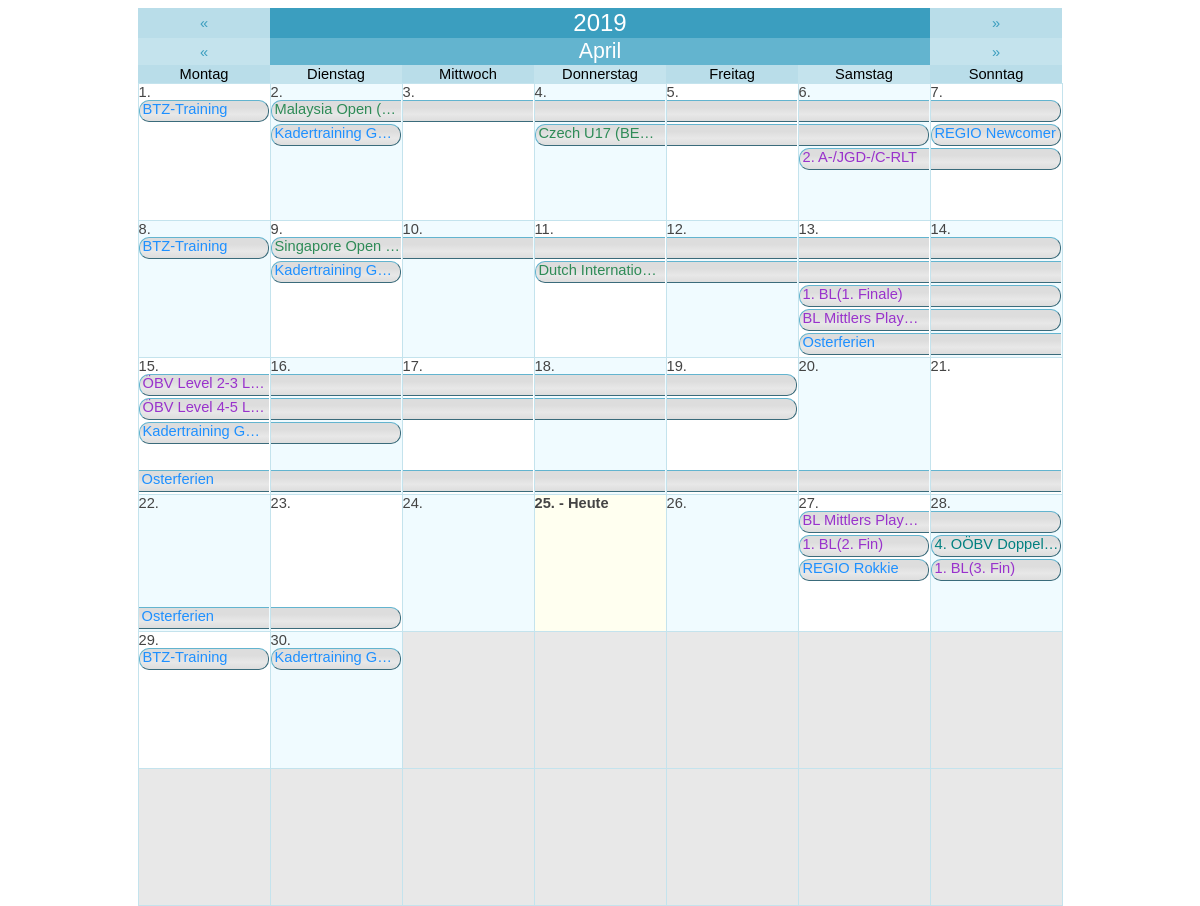
Screenshot of /graphic_calendar.php with the database file from the repository.
### tables this page shows
CREATE TABLE `agenda` (
  `id` int(11) NOT NULL AUTO_INCREMENT,
  `title` varchar(255) NOT NULL,
  `description` text NOT NULL,
  `date_begin` date NOT NULL,
  `date_end` date NOT NULL,
  `isTimespan` tinyint(1) NOT NULL,
  `location` varchar(255) NOT NULL,
  `time_start` time NOT NULL,
  `time_end` time NOT NULL,
  `category` varchar(20) NOT NULL,
  `participant` varchar(255) NOT NULL,
  `responsible` varchar(255) NOT NULL,
  `additional_info` text NOT NULL,
  PRIMARY KEY (`id`)
);

CREATE TABLE `zentralausschreibungen` (
  `id` int(11) NOT NULL AUTO_INCREMENT,
  `size` varchar(10) NOT NULL,
  `category` varchar(200) NOT NULL,
  `title_line1` varchar(255) NOT NULL,
  `title_line2` varchar(255) NOT NULL,
  `date_begin` date NOT NULL,
  `date_end` date NOT NULL,
  `act_timespan` int(11) NOT NULL,
  `act_verein` tinyint(1) NOT NULL,
  `verein` varchar(255) NOT NULL,
  `act_uhrzeit` tinyint(1) NOT NULL,
  `uhrzeit` varchar(255) NOT NULL,
  `act_auslosung` tinyint(1) NOT NULL,
  `auslosung` varchar(255) NOT NULL,
  `act_hallenname` tinyint(1) NOT NULL,
  `hallenname` varchar(255) NOT NULL,
  `act_anschrift_halle` tinyint(1) NOT NULL,
  `anschrift_halle` varchar(255) NOT NULL,
  `act_anzahl_felder` tinyint(1) NOT NULL,
  `anzahl_felder` varchar(50) NOT NULL,
  `act_turnierverantwortlicher` tinyint(1) NOT NULL,
  `turnierverantwortlicher` varchar(255) NOT NULL,
  `act_oberschiedsrichter` tinyint(1) NOT NULL,
  `oberschiedsrichter` varchar(255) NOT NULL,
  `act_telefon` tinyint(1) NOT NULL,
  `telefon` varchar(30) NOT NULL,
  `act_anmeldung_online` tinyint(1) NOT NULL,
  `anmeldung_online` varchar(255) NOT NULL,
  `act_anmeldung_email` tinyint(1) NOT NULL,
  `anmeldung_email` varchar(255) NOT NULL,
  `act_nennungen_email` tinyint(1) NOT NULL,
  `nennungen_email` varchar(255) NOT NULL,
  `act_nennschluss` tinyint(1) NOT NULL,
  `nennschluss` date NOT NULL,
  `act_zusatzangaben` tinyint(1) NOT NULL,
  `zusatzangaben` varchar(255) NOT NULL,
  `location` varchar(255) NOT NULL,
  PRIMARY KEY (`id`)
);

### data/string.lib.php (called while the page is built, shortened)
<?php
function SReplace($string,$specialCharacters='')
{
    $sstr = str_replace(' ','-',$string);
    $sstr = str_replace('&Auml;','AE',$sstr);
    $sstr = str_replace('&auml;','ae',$sstr);
    $sstr = str_replace('&Ouml;','OE',$sstr);
    $sstr = str_replace('&ouml;','oe',$sstr);
    $sstr = str_replace('&Uuml;','UE',$sstr);
    $sstr = str_replace('&uuml;','ue',$sstr);
    $sstr = str_replace('&szlig;','ss',$sstr);
    $sstr = str_replace('Ã„','AE',$sstr);
    $sstr = str_replace('Ã¤','ae',$sstr);
    $sstr = str_replace('Ã–','OE',$sstr);
    $sstr = str_replace('Ã¶','oe',$sstr);
    $sstr = str_replace('Ãœ','UE',$sstr);
    $sstr = str_replace('Ã¼','ue',$sstr);
    $sstr = str_replace('ÃŸ','ss',$sstr);
    $sstr = preg_replace('/[^0-9A-Za-z-'.$specialCharacters.'\|]/', '', $sstr);
    return $sstr;
}
?>

### data/mysql.lib.php (called while the page is built, shortened)
<?php
class MySQL
{
    private static $sqlConnectionLink;
    public static function SetSQLLink($link)
    {
        self::$sqlConnectionLink = $link;
    }
    private static function GetParamTypeList($paramTypeList,$paramAmt)
    {
        if(substr($paramTypeList,0,1) == "@")
        {
            $broadcastType = str_replace("@","",$paramTypeList);
            $mySQLParamTypes = '';
            for($i=0;$i<$paramAmt;$i++) $mySQLParamTypes .= $broadcastType;
        }
        else
        {
            if($paramAmt == strlen($paramTypeList) OR ($paramTypeList == "" AND $paramAmt == -1)) $mySQLParamTypes = $paramTypeList;
            else die("<b>Not enought parameters provided!</b> <br> <b>Provided: </b> ".strlen($paramTypeList)." <br><b>Required:</b> $paramAmt");
        }
        return $mySQLParamTypes;
    }
    public static function Row($sqlStatement,$parameterTypes="", &...$sqlParameters)
    {
        $parameterAmount = func_num_args() - 2;
        $parameterTypeList = self::GetParamTypeList($parameterTypes,$parameterAmount);
        $stmt = self::$sqlConnectionLink->prepare($sqlStatement);
        if($parameterTypes != "") call_user_func_array(array($stmt, "bind_param"), array_merge(array($parameterTypeList), $sqlParameters));
        $stmt->execute();
        $result = $stmt->get_result();
        $row = $result->fetch_array();
        return $row;
    }
    public static function Cluster($sqlStatement,$parameterTypes="", &...$sqlParameters)
    {
        $rowArray = array();
        $parameterAmount = func_num_args() - 2;
        $parameterTypeList = self::GetParamTypeList($parameterTypes,$parameterAmount);
        $stmt = self::$sqlConnectionLink->prepare($sqlStatement);
        if($parameterTypes != "") call_user_func_array(array($stmt, "bind_param"), array_merge(array($parameterTypeList), $sqlParameters));
        $stmt->execute();
        $result = $stmt->get_result();
        while($row = $result->fetch_assoc()) array_push($rowArray,$row);
        return $rowArray;
    }
}
?>

### data/setting.lib.php (called while the page is built, shortened)
<?php
class Setting
{
    private static $sqlConnectionLink;
    public static function SetSQLLink($link)
    {
        self::$sqlConnectionLink = $link;
    }
    public static function Get($setting)
    {
        $stmt = self::$sqlConnectionLink->prepare("SELECT value FROM settings WHERE setting = ?");
        $stmt->bind_param('s', $setting);
        $stmt->execute();
        $result = $stmt->get_result();
        $value = $result->fetch_array();
        switch($value[0])
        {
            case 'true':    return true;
            default:        return $value[0];
        }
    }
}
?>

### graphic_calendar.php (the view, shortened to what this page needs)
<?php
    echo '
        <!DOCTYPE html>
        <html>
            <head>
                ';
                require("headerlinks.php");
                echo '
                <!--
                <link rel="stylesheet" href="https://use.fontawesome.com/releases/v5.3.1/css/all.css">
                <link rel="stylesheet" type="text/css" href="/css/style.css">
                <link rel="stylesheet" href="https://cdnjs.cloudflare.com/ajax/libs/font-awesome/4.7.0/css/font-awesome.min.css">
                <meta charset="utf-8">
                -->
            </head>
            <body>
                <div class="iframe_content" style="height: 600px;">
    ';
    $dateok = false;
    if (!$dateok)
    {
        $mo = date('m');
        $da = date('d');
        $yr = date('Y');
    }
    $offset = date('w', mktime(0,0,0,$mo,1,$yr));
    $nd = date('d', mktime(0,0,0,$mo+1,0,$yr));
    $days = array();
    for ($i=0;$i<=42;$i++) $days[$i]['out']= '&nbsp;';
    $j=1;
    for ($i=$offset;$i<=($offset+$nd-1);$i++)
    {
        $day = $j++;
        $date = $yr.'-'.str_pad($mo,2,0,STR_PAD_LEFT).'-'.str_pad($day,2,0,STR_PAD_LEFT);
        $days[$i]['out']= $day.'.';
        $days[$i]['dat']= $date;
    }
    $redirEx = '';
    echo '
        <center>
            <table class="calendar_table">
            <tr>
                <td colspan="1"><a href="?day='.date('Y-m-d', mktime(0,0,0,$mo,$da,$yr-1)).$redirEx.'">&laquo;</a></td>
                <td colspan="5"><b>'.$yr.'</b></td>
                <td colspan="1"><a href="?day='.date('Y-m-d', mktime(0,0,0,$mo,$da,$yr+1)).$redirEx.'">&raquo;</a></td>
            </tr>
            <tr>
                <td colspan="1"><a href="?day='.date('Y-m-d', mktime(0,0,0,$mo,0,$yr)).$redirEx.'">&laquo;</a></td>
                <td colspan="5"><b>'.str_replace('Mrz','M&auml;rz',SReplace(strftime("%B",strtotime($yr.'-'.$mo.'-'.$da)))).'</b></td>
                <td colspan="1"><a href="?day='.date('Y-m-d', mktime(0,0,0,$mo+1,1,$yr)).$redirEx.'">&raquo;</a></td>
            </tr>
            <tr>
                <td>Montag</td>
                <td>Dienstag</td>
                <td>Mittwoch</td>
                <td>Donnerstag</td>
                <td>Freitag</td>
                <td>Samstag</td>
                <td>Sonntag</td>
            </tr>
    ';
    $cntr = 1;
    $sqlExtension = '';
    $thisMontAndYear = $yr.'-'.str_pad($mo,2,0,STR_PAD_LEFT).'-%';
    $zaSiMonthCluster = MySQL::Cluster("SELECT * FROM zentralausschreibungen WHERE act_timespan = '0' $sqlExtension AND date_begin LIKE ?",'s',$thisMontAndYear);
    $agTSMonthCluster = MySQL::Cluster("SELECT * FROM agenda WHERE isTimespan = '1' $sqlExtension AND (date_begin LIKE ? OR date_end LIKE ?) ",'ss',$thisMontAndYear,$thisMontAndYear);
    $agSiMonthCluster = MySQL::Cluster("SELECT * FROM agenda WHERE isTimespan = '0' $sqlExtension AND date_begin LIKE ?",'s',$thisMontAndYear);
    $categoryColor = array(
    "Landesmeisterschaft" => Setting::Get("ColorLandesmeisterschaft"),
    "Doppelturnier" => Setting::Get("ColorDoppelturnier"),
    "Nachwuchs" => Setting::Get("ColorNachwuchs"),
    "SchuelerJugend" => Setting::Get("ColorSchuelerJugend"),
    "Senioren" => Setting::Get("ColorSenioren"),
    "Training" => Setting::Get("ColorTraining"),
    "OEBVInternational" => Setting::Get("ColorOEBVInternational"),
    "OEBV" => Setting::Get("ColorOEBV"),
    "LV" => Setting::Get("ColorLV"));
    $designDataGrid = array_fill(0,31,array(NULL,NULL,NULL,NULL,NULL,NULL));
    for($ddg = 0 ; $ddg < 31 ; $ddg++)
    {
        foreach($agTSMonthCluster AS $dateData)
        {
            $datePartsBegin = explode('-',$dateData['date_begin']);
            $datePartsEnd = explode('-',$dateData['date_end']);
            if($datePartsBegin[2] == $ddg + 1)
            {
                $timespan =  $datePartsEnd[2] - $datePartsBegin[2] + 1;
                for($lctr = 5 ; $lctr >= 0 ; $lctr--)
                {
                    $layerValid = true;
                    for($ldctr = 0 ; $ldctr < $timespan ; $ldctr++) if($designDataGrid[$ddg + $ldctr][$lctr] != NULL) $layerValid = false;
                    if($layerValid) $layer = $lctr;
                }
                for($dctr = 0 ; $dctr < $timespan ; $dctr++) $designDataGrid[$ddg + $dctr][$layer] = 'AG-'.$dateData['id'];
            }
        }
        foreach($zaSiMonthCluster AS $dateData)
        {
            $datePartsBegin = explode('-',$dateData['date_begin']);
            if($datePartsBegin[2] == $ddg + 1)
            {
                for($lctr = 5 ; $lctr >= 0 ; $lctr--)
                {
                    $layerValid = true;
                    if($designDataGrid[$ddg][$lctr] != NULL) $layerValid = false;
                    if($layerValid) $layer = $lctr;
                }
                $designDataGrid[$ddg][$layer] = 'ZA-'.$dateData['id'];
            }
        }
        foreach($agSiMonthCluster AS $dateData)
        {
            $datePartsBegin = explode('-',$dateData['date_begin']);
            if($datePartsBegin[2] == $ddg + 1)
            {
                for($lctr = 5 ; $lctr >= 0 ; $lctr--)
                {
                    $layerValid = true;
                    if($designDataGrid[$ddg][$lctr] != NULL) $layerValid = false;
                    if($layerValid) $layer = $lctr;
                }
                $designDataGrid[$ddg][$layer] = 'AG-'.$dateData['id'];
            }
        }
    }
    for($lctr = 0 ; $lctr < 5 ; $lctr++)
    {
        for($ddg = 0 ; $ddg < 31 ; $ddg++) if($designDataGrid[$ddg][$lctr] != NULL) $lastLayer =  $lctr;
    }
    for ($i=1;$i<=6;$i++)
    {
        echo '<tr>';
        for ($j=1;$j<=7;$j++)
        {
            $curr = $cntr++;
            $accent = ($days[$curr]['dat'] == "") ? 'blank' : (($curr % 2 == 0) ? 'accent1' : 'accent2');
            $style = (date("Y-m-d") == $days[$curr]['dat']) ? 'bold' : 'normal';
            $today = (date("Y-m-d") == $days[$curr]['dat']) ? 'today' : '';
            $selectStyle = (isset($_GET['datum']) AND $_GET['datum']==$days[$curr]['dat']) ? 'selected' : '';
            echo '
                <td class="'.$selectStyle.' '.$accent.' '.$today.'" style="font-weight: '.$style.'">
                <span>'.$days[$curr]['out'].' '.((date("Y-m-d") == $days[$curr]['dat']) ? ' - Heute' : '').'</span>
            ';
            $curDate = $days[$curr]['dat'];
            $dayNow = intval(str_replace('.','',$days[$curr]['out']));
            echo '<table class="cellContentData">';
            for($dctr = 0 ; $dctr <= $lastLayer ; $dctr++)
            {
                $dataParts = explode("-",$designDataGrid[$dayNow - 1][$dctr]);
                if($dataParts[0] == "ZA" OR $dataParts[0] == "AG")
                {
                    if($dataParts[0] == "ZA")
                    {
                        $calData = MySQL::Row("SELECT *,CONCAT_WS(' ',title_line1,title_line2) AS displayTitle FROM zentralausschreibungen WHERE id = ?",'i',$dataParts[1]);
                        $displayTitle = '';
                        if($calData['act_timespan'])
                        {
                            if($curDate == $calData['date_begin'])
                            {
                                $cellStyle = "timespanStart";
                                $displayTitle = $calData['displayTitle'];
                            }
                            else if($curDate == $calData['date_end'])
                            {
                                $cellStyle = "timespanEnd";
                                $dateModalInfo = '';
                            }
                            else
                            {
                                $cellStyle = "timespanMiddle";
                                $dateModalInfo = '';
                            }
                            if($j == 1) $displayTitle = $calData['displayTitle'];
                        }
                        else
                        {
                            $cellStyle = "timespanSingle";
                            $displayTitle = $calData['displayTitle'];
                        }
                    }
                    if($dataParts[0] == "AG")
                    {
                        $calData = MySQL::Row("SELECT *,title AS displayTitle FROM agenda WHERE id = ?",'i',$dataParts[1]);
                        $displayTitle = '';
                        if($calData['isTimespan'])
                        {
                            if($curDate == $calData['date_begin'])
                            {
                                $cellStyle = "timespanStart";
                                $displayTitle = $calData['displayTitle'];
                            }
                            else if($curDate == $calData['date_end'])
                            {
                                $cellStyle = "timespanEnd";
                            }
                            else
                            {
                                $cellStyle = "timespanMiddle";
                            }
                            if($j == 1) $displayTitle = $calData['displayTitle'];
                        }
                        else
                        {
                            $cellStyle = "timespanSingle";
                            $displayTitle = $calData['displayTitle'];
                        }
                    }
                    echo '
                        <tr>
                            <td>
                                <a href="#calenderInfo'.$designDataGrid[$dayNow - 1][$dctr].'" style="text-decoration:none;">
                                    <div id="'.$cellStyle.'" style="color: '.(($calData['category']!="") ? $categoryColor[$calData['category']] : '#000000').';">'.$displayTitle.'</div>
                                </a>
                            </td>
                        </tr>
                    ';
                }
                else echo '<tr><td></td></tr>';
            }
            echo '</table>';
            echo'
                </td>
            ';
        }
        echo '</tr>';
    }
    echo '
            </table>
        </center>
    ';
    echo '
                </div>
            </body>
        </html>
    ';
?>

### rows the page displays
agenda: title "BTZ-Training"
agenda: title "Malaysia Open (…"
agenda: title "Kadertraining G…"
agenda: title "Czech U17 (BE…"
agenda: title "2. A-/JGD-/C-RLT"
agenda: title "REGIO Newcomer"
agenda: title "BTZ-Training"
agenda: title "Singapore Open…"
agenda: title "Kadertraining G…"
agenda: title "Dutch Internatio…"
agenda: title "1. BL(1. Finale)"
agenda: title "BL Mittlers Play…"
agenda: title "Osterferien"
agenda: title "ÖBV Level 2-3 L…"
agenda: title "ÖBV Level 4-5 L…"
agenda: title "Kadertraining G…"
agenda: title "BL Mittlers Play…"
agenda: title "1. BL(2. Fin)"
agenda: title "REGIO Rokkie"
zentralausschreibungen: displayTitle "4. OÖBV Doppel…"
agenda: title "1. BL(3. Fin)"
agenda: title "BTZ-Training"
agenda: title "Kadertraining G…"

### other values shown
$yr "2019"
$days[$curr]['out'] "1."
$days[$curr]['out'] "2."
$days[$curr]['out'] "3."
$days[$curr]['out'] "4."
$days[$curr]['out'] "5."
$days[$curr]['out'] "6."
$days[$curr]['out'] "7."
$days[$curr]['out'] "8."
$days[$curr]['out'] "9."
$days[$curr]['out'] "10."
$days[$curr]['out'] "11."
$days[$curr]['out'] "12."
$days[$curr]['out'] "13."
$days[$curr]['out'] "14."
